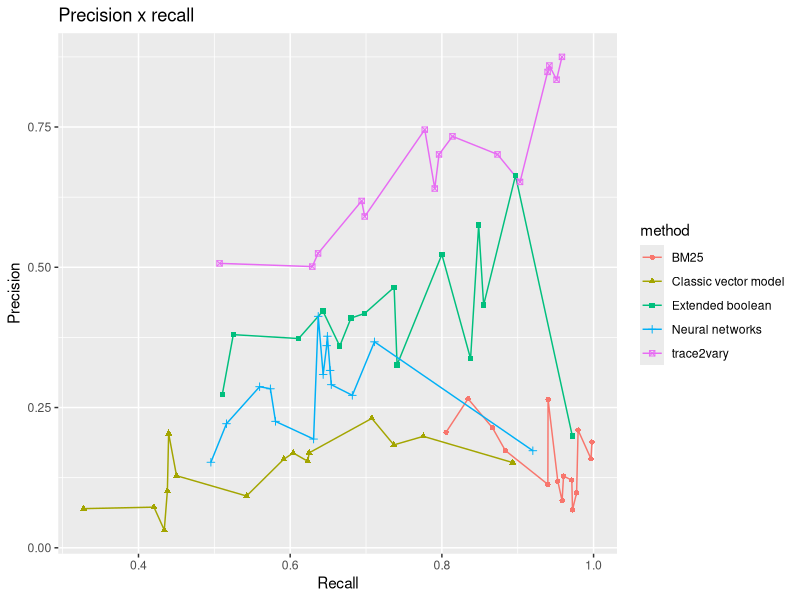

The R script that drew this image:
#loading library
require("ggplot2")

# selecting the current directory
setwd("/Users/tassiovale/Dropbox/PhD Thesis/trace2vary/trace_recovery/results/")

# read csv file
data <- read.csv("results_output.csv")

chart <- ggplot(data=data, aes(x=recall, y=precision, group=method, colour=method)) +
    geom_line() +
    geom_point(aes(shape=method)) +
    ggtitle("Precision x recall") +
    labs(x="Recall", y="Precision") +
    scale_fill_discrete(name="IR method")

ggsave("results_precisionrecall_chart.eps")
